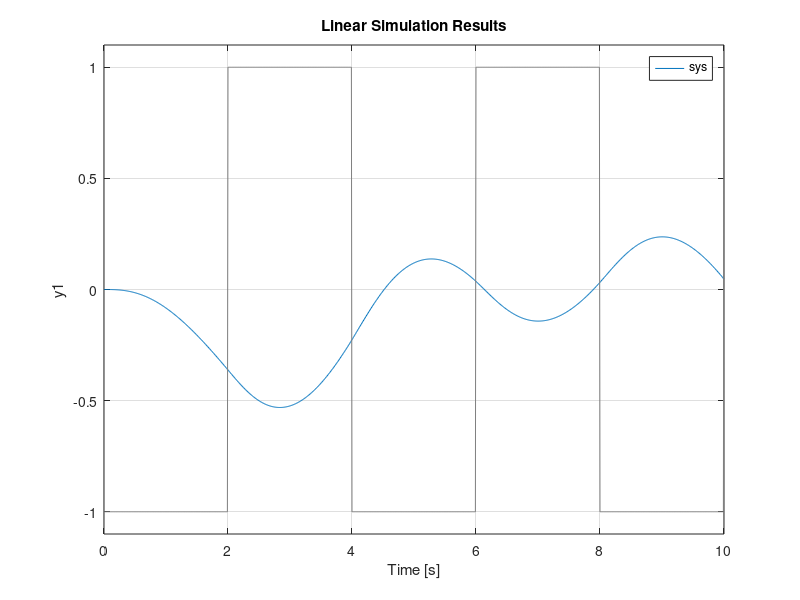

Write MATLAB code to recreate this figure.
clear all;clc;

%%
A = [0, 1, 0; 0, 0, 1; -1, -2, -3];
B = [0; 0; 1];
C = [1, 0, 0];
D = 0;

sys = ss(A, B, C, D);
[u, t] = gensig('square', 4, 10, 0.01);
u = 2*u-1;
lsim(sys, u, t)
